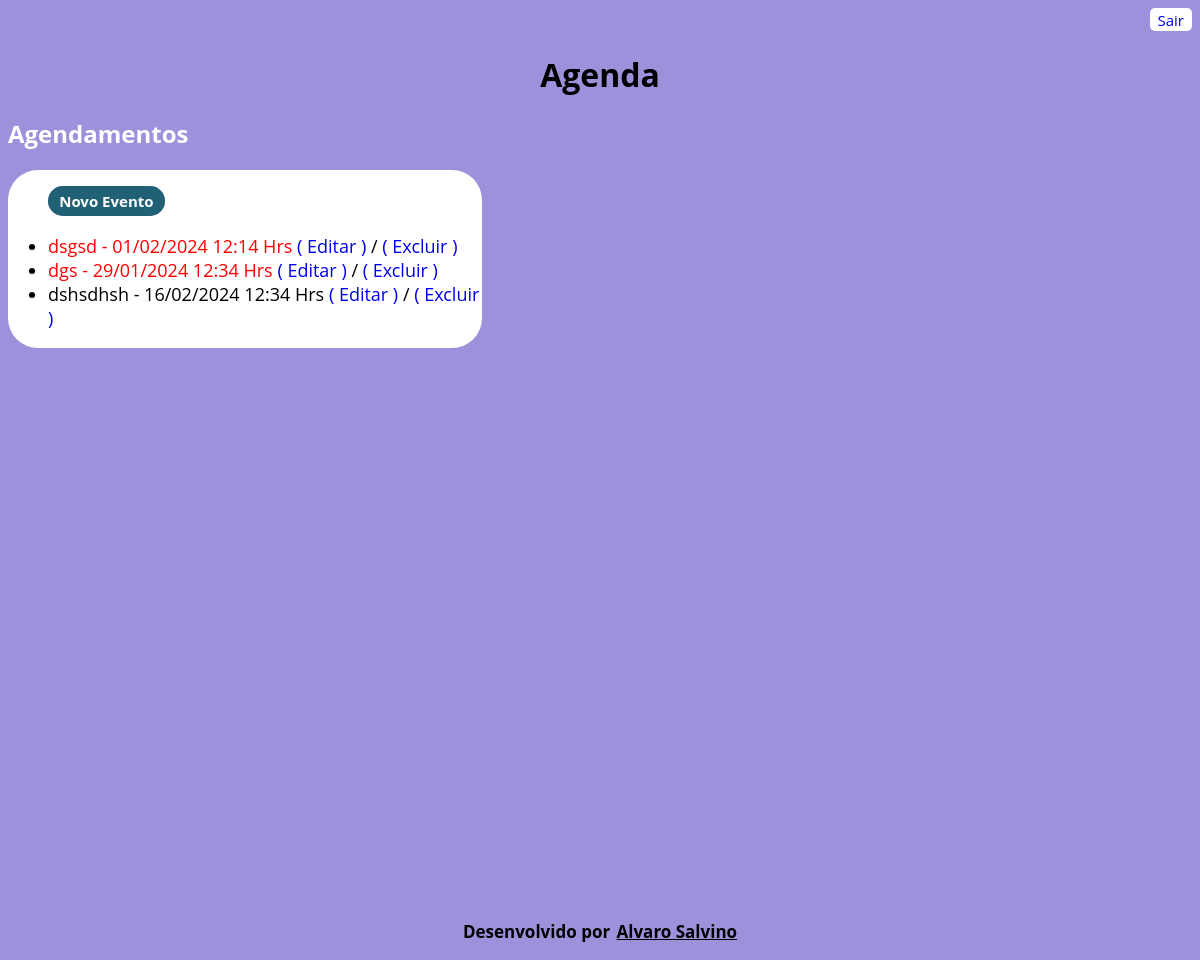
The app's page /agenda/ (signed in), older data.
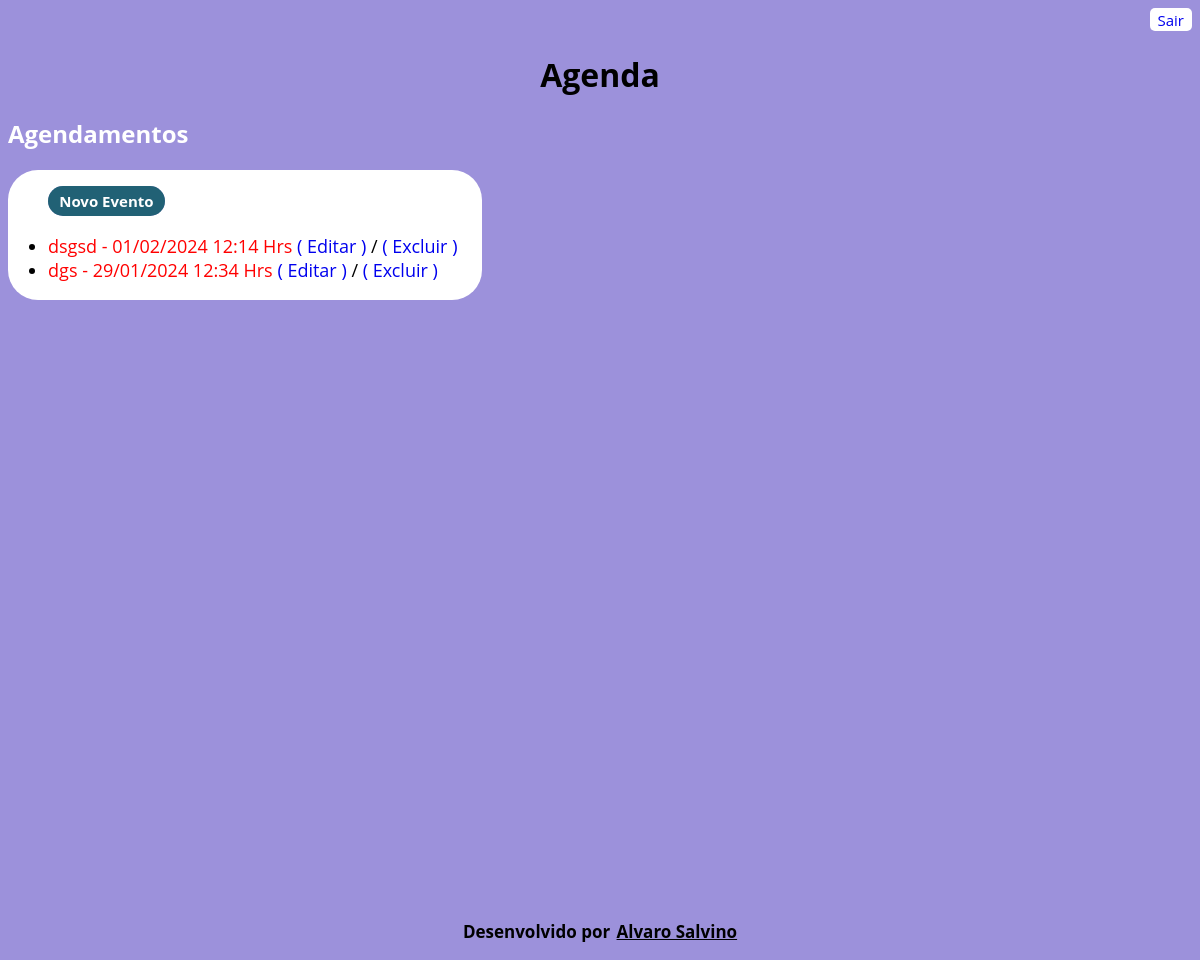
The same page, newer data.
### core/models.py (models this page shows, shortened)
class Evento(models.Model):
    titulo = models.CharField(max_length=100)
    descricao = models.TextField(blank=True, null=True)
    data_evento = models.DateTimeField(verbose_name='Data do Evento')
    data_criacao = models.DateTimeField(auto_now=True)
    usuario = models.ForeignKey(User, on_delete=models.CASCADE)
    class Meta:
        db_table = 'evento'
    def get_data_evento(self):
        return self.data_evento.strftime('%d/%m/%Y %H:%M Hrs')
    def get_evento_atrasado(self):
        if self.data_evento < datetime.now():
            return True
        else:
            return False

### core/views.py (the view)
# urls.py: path('agenda/', views.lista_eventos),
@login_required(login_url='/login/')
def lista_eventos(request):
    usuario = request.user
    data_atual = datetime.now() - timedelta(hours=1)
    evento = Evento.objects.filter(usuario=usuario)
    dados = {'eventos':evento}
    return render(request, 'agenda.html', dados)

### templates/agenda.html
{% extends "models/model-page.html" %}
{% block content %}
<h1>Agenda</h1>
<div id="agenda">
    <h2>Agendamentos</h2>
    <section class="eventos">
        <a class="novoevento" href="evento/">
        <button class="novoeventoa" type="button">Novo Evento</button>
        </a>
        <ul class="listaeventos">
            {% for evento in eventos %}
                <li class="eventoslista">
                    <div style={% if evento.get_evento_atrasado %}
                    "color:red"
                    {% else %}
                    "color:black"
                    {% endif %}>
                        {{ evento.titulo }} - {{ evento.get_data_evento }}
                        <a class="alteration" href="evento/?id={{ evento.id }}"> ( Editar )</a><p style="color: black; display: inline; background-color: white;"> / </p>
                       <a class="alteration" href="evento/delete/{{ evento.id }}/">( Excluir )</a>
                    </div>
                </li>
            {% endfor %}
        </ul>
    </section>
</div>
{% endblock %}

Row changes from the older to the newer data that the page shows:
removed Evento: titulo "dshsdhsh", get_data_evento "16/02/2024 12:34 Hrs"
